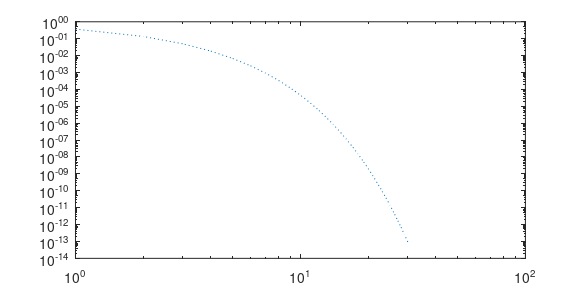

Recreate this plot in MATLAB. (Note: this script raises an error after producing the figure.)
dimensions = [10, 100, 1000, 10000];

figure('Units', 'points', 'Position', [0 0 418 209], 'PaperPositionMode', 'auto');
loglog(1 ./ exp(1:30), ':');
hold on
for i = 1:length(dimensions)
dimension = dimensions(i);
adjacency_matrix = random_adjacency_matrix(dimension);
[eigenvalue, eigenvector, errors] = google_matrix_vector_iteration(adjacency_matrix, 0.85);
loglog(errors);
end

axis([1 160 1e-13 1]);
set(gca,...
'Units', 'normalized',...
'Position',[.15 .2 .75 .7],...
'FontUnits','points',...
'FontWeight','normal',...
'FontSize',9);
xlabel('Iterationsschritte $$k$$', 'Interpreter', 'latex');
ylabel('Fehler $$||\mathbf{g}^{(k)} - \mathbf{g}^{(k-1)}||_1$$', 'Interpreter', 'latex')
legend({'$$\mathcal{O}(\exp(-k))$$', '$$N=10$$', '$$N=100$$', '$$N=1000$$', '$$N=10000$$'}, 'Interpreter', 'latex');
hold off

print -depsc2 vector-iteration.eps